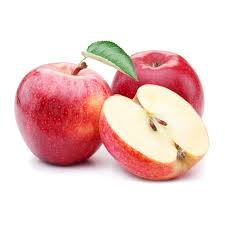
#> input picture download.jpeg, 225 x 225 px
$ python image_segmentation.py
#> lines starting #> are read from the running program, lines starting #| are printed output that depends on the picture; after the words box and inside, x2 and y2 are one past the last pixel; in counts of white or black regions, pixels touching at a corner belong together
import cv2
import numpy as np
from matplotlib import pyplot as plt

# Read the image
img = cv2.imread('download.jpeg')
#> img is the input picture: shape (225, 225, 3); mean B, G, R 205.1, 207.4, 238.8
img = cv2.cvtColor(img, cv2.COLOR_BGR2RGB)

# Convert to grayscale
gray = cv2.cvtColor(img, cv2.COLOR_RGB2GRAY)
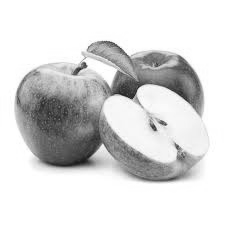
#> gray: shape (225, 225); min 26, max 255, mean 216.5

# 1. Thresholding
_, thresh1 = cv2.threshold(gray, 127, 255, cv2.THRESH_BINARY)
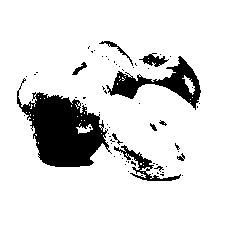
#> thresh1: shape (225, 225); 86.3% white; 68 black regions (57 under 20 px), largest, box (x1, y1, x2, y2) and area: (17, 78, 112, 167) 4221, (106, 56, 201, 110) 1593, (114, 145, 181, 181) 504
_, thresh2 = cv2.threshold(gray, 127, 255, cv2.THRESH_BINARY_INV)
_, thresh3 = cv2.threshold(gray, 127, 255, cv2.THRESH_TRUNC)
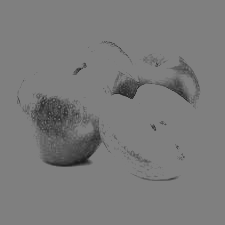
#> thresh3: shape (225, 225); min 26, max 127, mean 122.5
_, thresh4 = cv2.threshold(gray, 127, 255, cv2.THRESH_TOZERO)
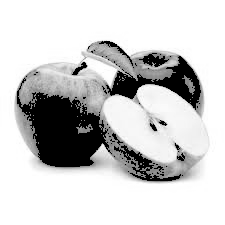
#> thresh4: shape (225, 225); min 0, max 255, mean 203.6
_, thresh5 = cv2.threshold(gray, 127, 255, cv2.THRESH_TOZERO_INV)
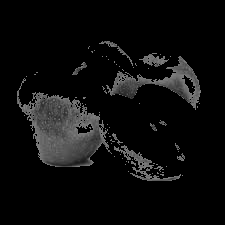
#> thresh5: shape (225, 225); min 0, max 127, mean 12.9

# 2. Adaptive Thresholding
adap_thresh_mean = cv2.adaptiveThreshold(gray, 255,
                                         cv2.ADAPTIVE_THRESH_MEAN_C,
                                         cv2.THRESH_BINARY, 11, 2)
#> adap_thresh_mean: shape (225, 225); 82.5% white; 145 black regions (133 under 20 px), largest, box (x1, y1, x2, y2) and area: (15, 41, 210, 182) 7730, (70, 51, 115, 76) 200, (134, 97, 158, 132) 159
adap_thresh_gauss = cv2.adaptiveThreshold(gray, 255,
                                          cv2.ADAPTIVE_THRESH_GAUSSIAN_C,
                                          cv2.THRESH_BINARY, 11, 2)
#> adap_thresh_gauss: shape (225, 225); 83.8% white; black in thin lines or dots, all inside (x1, y1, x2, y2) = (9, 40, 216, 184)

# 3. Otsu’s Thresholding
blur = cv2.GaussianBlur(gray, (5, 5), 0)
_, otsu = cv2.threshold(blur, 0, 255, cv2.THRESH_BINARY + cv2.THRESH_OTSU)
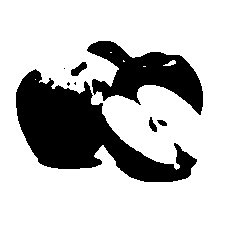
#> otsu: shape (225, 225); 74.4% white; 8 black regions (3 under 20 px), largest, box (x1, y1, x2, y2) and area: (16, 69, 197, 182) 8675, (87, 41, 203, 115) 4024, (71, 62, 87, 76) 119, (149, 117, 157, 132) 68, (157, 120, 167, 126) 41

# 4. K-means Clustering
Z = img.reshape((-1, 3))
Z = np.float32(Z)
K = 3
criteria = (cv2.TERM_CRITERIA_EPS + cv2.TERM_CRITERIA_MAX_ITER, 10, 1.0)
_, label, center = cv2.kmeans(Z, K, None, criteria, 10, cv2.KMEANS_RANDOM_CENTERS)
#> center = [[218.4, 155.1, 150], [253.7, 251.4, 247.4], [191.7, 60.33, 67.64]]
center = np.uint8(center)
#> center = [[218, 155, 149], [253, 251, 247], [191, 60, 67]]
res = center[label.flatten()]
kmeans = res.reshape((img.shape))
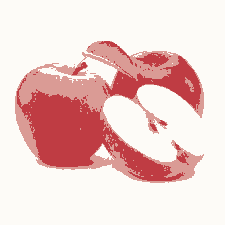
#> kmeans: shape (225, 225, 3); mean R, G, B 238.2, 207.1, 204.6

# Display results
titles = ['Original Image', 'Binary', 'Binary Inv', 'Trunc', 'ToZero', 'ToZero Inv',
          'Adaptive Mean', 'Adaptive Gaussian', 'Otsu', 'K-means']
images = [img, thresh1, thresh2, thresh3, thresh4, thresh5,
          adap_thresh_mean, adap_thresh_gauss, otsu, kmeans]

plt.figure(figsize=(12, 10))
for i in range(10):
    plt.subplot(3, 4, i + 1)
    plt.imshow(images[i], 'gray')
    plt.title(titles[i])
    plt.axis('off')
plt.tight_layout()
plt.show()
